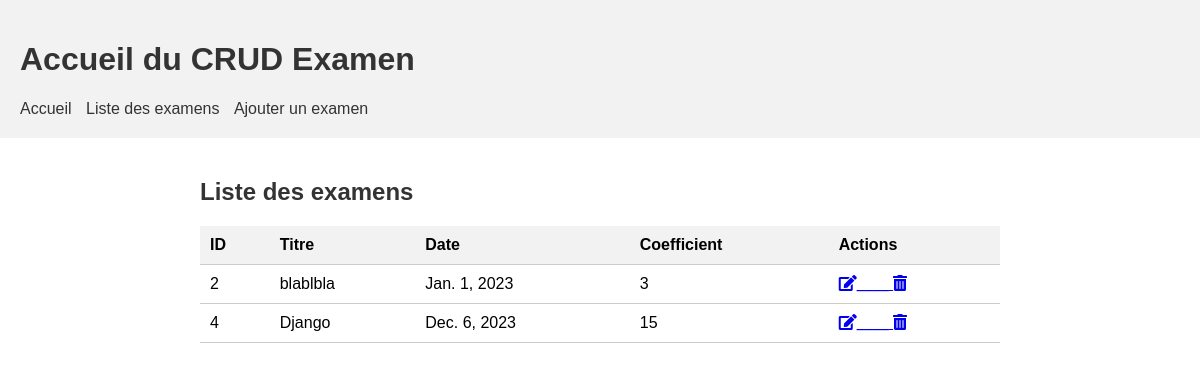
Screenshot of /gestionnaire/gestionnaire/examens/ with the database file from the repository.
### gestionnaire/models.py (models this page shows, shortened)
class Examen(models.Model):
    titre = models.CharField(max_length=100)
    date = models.DateField()
    coefficient = models.IntegerField()

### gestionnaire/views.py (the view)
# urls.py: path('gestionnaire/examens/', views.liste_examens, name='liste_examens'),
def liste_examens(request):
    examens = Examen.objects.all()
    return render(request, 'gestionnaire/liste_examens.html', {'examens': examens})

### gestionnaire/templates/gestionnaire/liste_examens.html (shortened to what this page needs)
<!DOCTYPE html>
<html>
<head>
    {% load static %}
    <link rel="stylesheet" type="text/css" href="{% static 'css/style3.css' %}">
    <link rel="stylesheet" href="https://cdnjs.cloudflare.com/ajax/libs/font-awesome/5.15.3/css/all.min.css">
  </head>
<body>
  <header>
    <h1>Accueil du CRUD Examen</h1>
    <nav>
        <ul>
            <li><a href="{% url 'accueil' %}">Accueil</a></li>
            <li><a href="{% url 'liste_examens' %}">Liste des examens</a></li>
            <li><a href="{% url 'ajouter_examen' %}">Ajouter un examen</a></li>
        </ul>
    </nav>
</header>
    {% block content %}
    <div class="container">
      <h2 class="liste-examens-title">Liste des examens</h2>
      <table>
        <thead>
          <tr>
            <th>ID</th>
            <th>Titre</th>
            <th>Date</th>
            <th>Coefficient</th>
            <th>Actions</th>
          </tr>
        </thead>
        <tbody>
          {% for examen in examens %}
            <tr>
              <td>{{ examen.id }}</td>
              <td>{{ examen.titre }}</td>
              <td>{{ examen.date }}</td>
              <td>{{ examen.coefficient }}</td>
              <td>
                <a href="{% url 'modifier_examen' examen.id %}">
                  <i class="fas fa-edit">____</i>
                </a>
                <a href="{% url 'supprimer_examen' examen.id %}">
                  <i class="fas fa-trash-alt"></i>
                </a>
              </td>
            </tr>
          {% endfor %}
        </tbody>
      </table>
    </div>
  {% endblock %}
</body>
</html>

### gestionnaire/static/css/style3.css (style rules this page uses)
body { font-family: Arial, sans-serif; margin: 0; padding: 0; }
.container { max-width: 800px; margin: 0 auto; padding: 20px; }
h2 { color: #333; margin-bottom: 20px; }
table { width: 100%; border-collapse: collapse; }
th, td { padding: 10px; text-align: left; border-bottom: 1px solid #ccc; }
th { background-color: #f2f2f2; }
header { background-color: #f2f2f2; padding: 20px; }
h1 { color: #333; }
nav ul { list-style-type: none; margin: 0; padding: 0; }
nav li { display: inline-block; margin-right: 10px; }
nav a { text-decoration: none; color: #333; }

### rows the page displays
Examen: id "2", titre "blablbla", date "Jan. 1, 2023", coefficient "3"
Examen: id "4", titre "Django", date "Dec. 6, 2023", coefficient "15"
